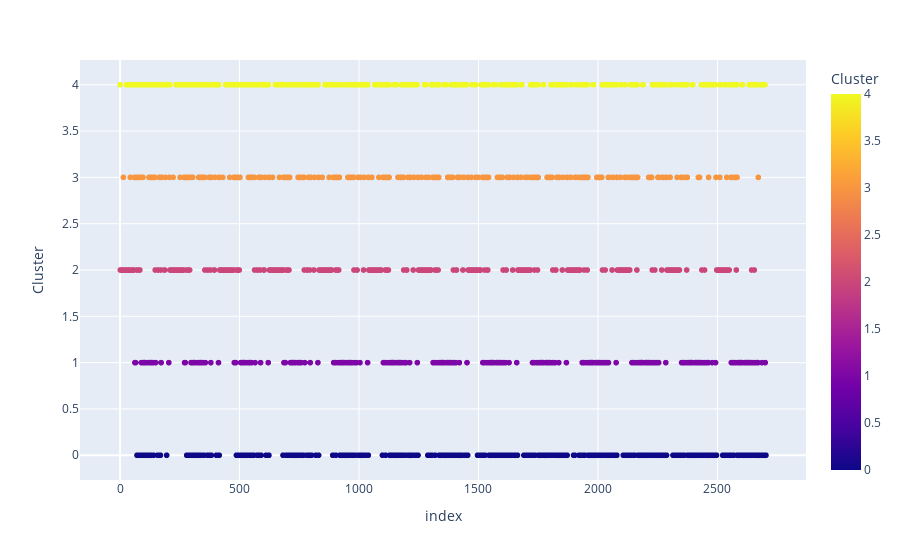

The notebook cell this image was saved under:
### Code cell
import plotly.express as px

# Assuming that df is your DataFrame and it includes a 'Cluster' column
fig = px.scatter(df, x=df.index, y='Cluster', color='Cluster')
fig.show()

### Figure 1 — Plotly figure (JSON) as saved in the notebook; plotly's stock layout.template omitted (floating-point values rounded to 4 significant figures; data arrays with more than 128 entries replaced by an {"elided": "..."} marker saying what was removed)
{"data": [{"hovertemplate": "index=%{x}<br>Cluster=%{marker.color}<extra></extra>", "legendgroup": "", "marker": {"color": {"elided": "2704 int values"}, "coloraxis": "coloraxis", "symbol": "circle"}, "mode": "markers", "name": "", "showlegend": false, "type": "scattergl", "x": {"elided": "2704 int values"}, "xaxis": "x", "y": {"elided": "2704 int values"}, "yaxis": "y"}], "layout": {"coloraxis": {"colorbar": {"title": {"text": "Cluster"}}, "colorscale": [[0, "#0d0887"], [0.1111, "#46039f"], [0.2222, "#7201a8"], [0.3333, "#9c179e"], [0.4444, "#bd3786"], [0.5556, "#d8576b"], [0.6667, "#ed7953"], [0.7778, "#fb9f3a"], [0.8889, "#fdca26"], [1, "#f0f921"]]}, "legend": {"tracegroupgap": 0}, "margin": {"t": 60}, "xaxis": {"anchor": "y", "domain": [0, 1], "title": {"text": "index"}}, "yaxis": {"anchor": "x", "domain": [0, 1], "title": {"text": "Cluster"}}}}
